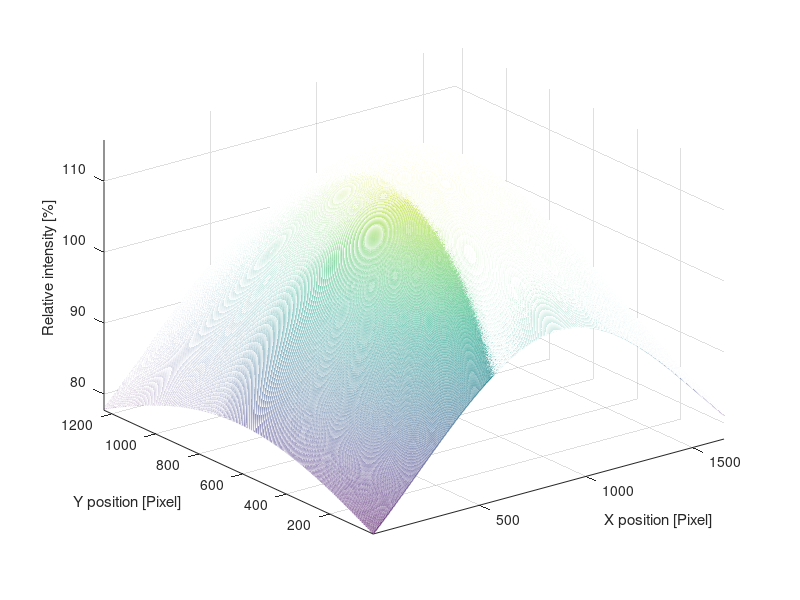

The MATLAB script that drew this image:
figure(1)
gcf
x=1:1648;
y=1:1236;
[X,Y]=meshgrid(x,y);
Z=78+67.*exp(-0.5.*((X-876)./661).^2-0.5.*((Y-624)./727).^2);

mesh(X,Y,Z/mean(mean(Z))*100)
axis tight

xlabel('X position [Pixel]');
ylabel('Y position [Pixel]');
zlabel('Relative intensity [%]');
%zlim([0 255]);
% gcf
% b=a.raw_image;
%  contourf(b/mean(mean(b)));
% %     bln = .5e-3;
% %     x = anDataAll.xPos{cnt}(choosenParticle);
% %     y = anDataAll.yPos{cnt}(choosenParticle);
% %     x(isnan(x))=0;
% %     y(isnan(y))=0;
% %     xrange = min(x):bln:max(x);
% %     yrange = min(y):bln:max(y);
% %     z = [x; y]';
% %     count = hist2([x;y]',xrange,yrange);
% %     count = count./(sum(count(:))/numel(count)) *100-100;
% %     count = interp2(count,4);
% %     [nx, ny] = size(count);
% %     xrange = linspace(min(x),max(x),nx).*1e3;
% %     yrange = linspace(min(y),max(y),ny).*1e3;
% %     %xrange = (xrange(2:end) - bln/2).*1e3;
% %     %yrange = (yrange(2:end) - bln/2).*1e3;
% %     contourf(yrange,xrange,count);
%     
%     title('Relative Counts [%]');
%     xlabel('X position (mm)');
%     ylabel('Y position (mm)');
%     caxis([-5 5]);
%     colorbar
%     box on